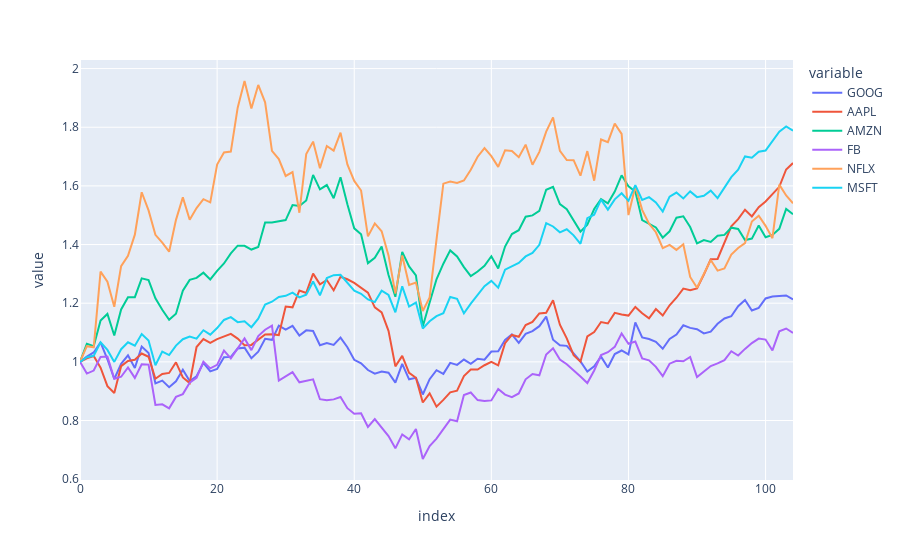

This figure's notebook cell:
### Markdown cell above
# 여러 종목을 하나의 그래프로 표현

### Code cell
# hover_data = {"date" "|%Y-%m-%d"} : 날짜 형식
px.line(df, hover_data = {"date": "|%Y-%m-%d"})
